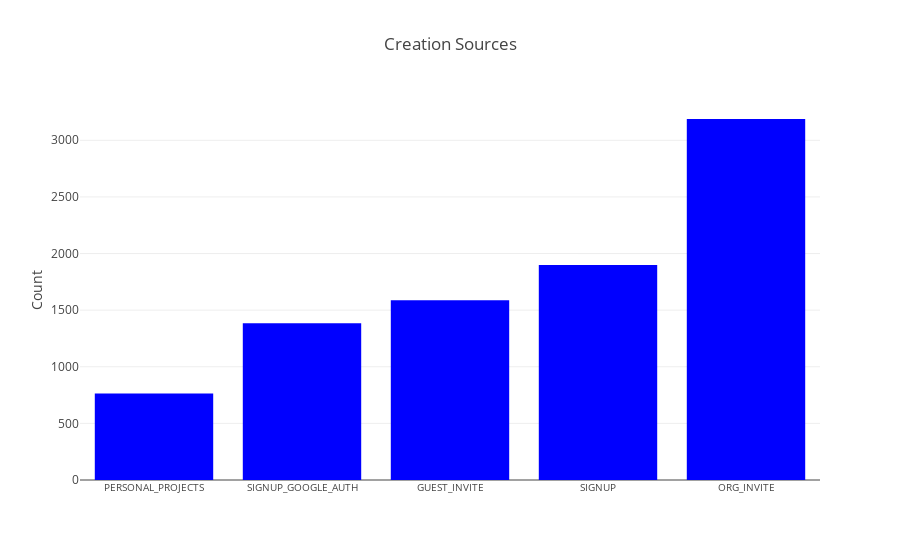

Notebook code for this chart:
### Code cell
trace = go.Bar(
    x=classes,
    y=counts,
    marker = dict(color='blue')
)

data=[trace]

layout = dict(title = 'Creation Sources',
              yaxis = dict(title = 'Count'),
              xaxis = dict(autorange='reversed',
                           tickfont=dict(size=10))
              )

fig = dict(data=data, layout=layout)
iplot(fig, filename='cs-counts')

### Figure 1 — Plotly figure (JSON) as saved in the notebook; plotly's stock layout.template omitted (floating-point values rounded to 4 significant figures)
{"data": [{"marker": {"color": "blue"}, "type": "bar", "x": ["ORG_INVITE", "SIGNUP", "GUEST_INVITE", "SIGNUP_GOOGLE_AUTH", "PERSONAL_PROJECTS"], "y": [3188, 1898, 1588, 1385, 764]}], "layout": {"title": "Creation Sources", "xaxis": {"autorange": "reversed", "tickfont": {"size": 10}}, "yaxis": {"title": "Count"}}}
